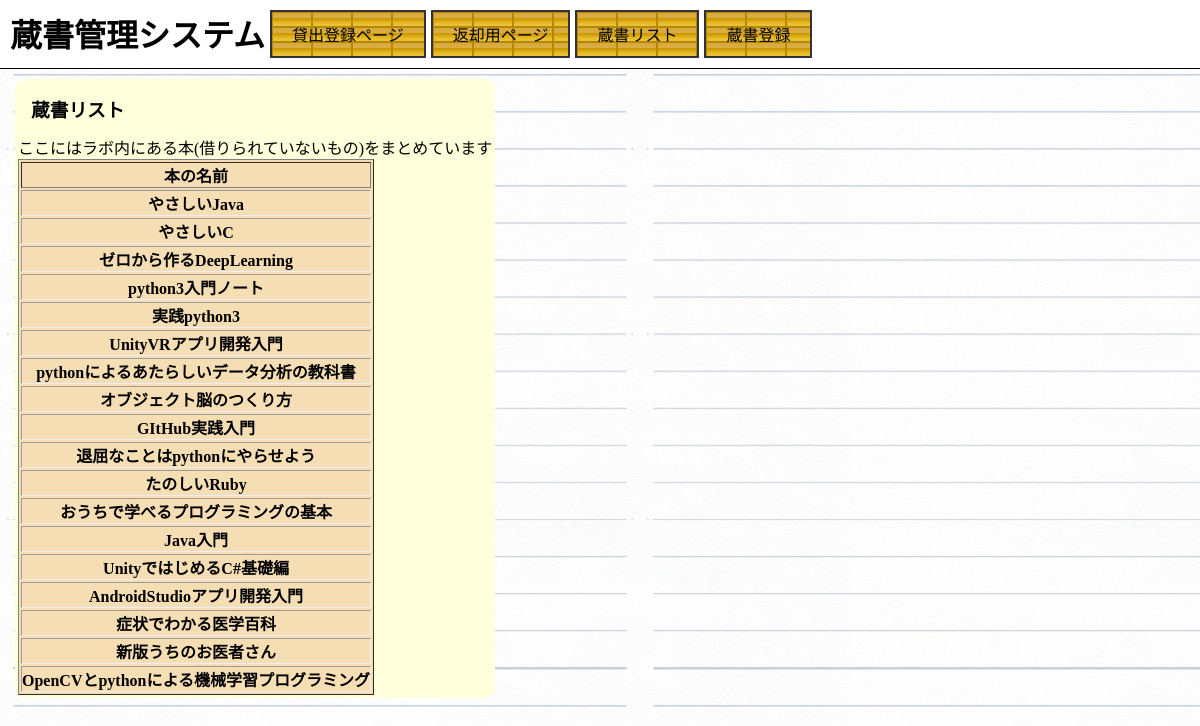
Screenshot of /registration/book_list with the database file from the repository.
### registration/models.py (models this page shows)
class Registration(models.Model):
    book = models.CharField(max_length=100)
    user = models.CharField(max_length=20)
    day = models.CharField(max_length=20, default='なし')
    status = models.CharField(max_length=10)
    mail = models.CharField(max_length=30)
    who_want = models.CharField(max_length=20)

### registration/views.py (the view)
def book_list(request):
    d = {'In_lab': Registration.objects.filter(status="ラボ内")}
    return render(request, 'regist/book_list.html', d)

### registration/templates/regist/book_list.html (shortened to what this page needs)
{% extends "base.html" %}
{% block content %}
<div>
    <div class="naraberu">
    <div class="tablese">
    <h3 class="name" style="width:123px;">蔵書リスト</h3>
        <p>ここにはラボ内にある本(借りられていないもの)をまとめています</p>
    <table border="1" class = "table">
        <thead>
        <tr>
            <th>本の名前</th>
        </tr>
        </thead>
        <thead>
        {% for books in In_lab %}
        <tr class="tables">
            <th>{{ books.book }}</th>
        </tr>
        {% endfor %}
        </thead>
    </table>
    </div></div>
</div>
{% endblock content %}

### registration/static/css/base.css (style rules this page uses)
* { margin: 0px; padding: 0px; }
body { margin: 0px; background-image: url(/static/pictures/like_note2.png); background: brightness(60%); }
.name { float: top !important; background-color: #ffffdc !important; margin:10px !important; background-image: none !important; height: auto; border-radius: 10px; padding: 3px }
.table { background-color: wheat !important; width: auto; float: top; }
.tables { border: 5px; }
.tablese { background-color: #ffffdc; margin:10px; border-radius: 10px; padding: 3px }
.naraberu { display: inline-block; }

### rows the page displays
Registration: book "やさしいJava"
Registration: book "やさしいC"
Registration: book "ゼロから作るDeepLearning"
Registration: book "python3入門ノート"
Registration: book "実践python3"
Registration: book "UnityVRアプリ開発入門"
Registration: book "pythonによるあたらしいデータ分析の教科書"
Registration: book "オブジェクト脳のつくり方"
Registration: book "GItHub実践入門"
Registration: book "退屈なことはpythonにやらせよう"
Registration: book "たのしいRuby"
Registration: book "おうちで学べるプログラミングの基本"
Registration: book "Java入門"
Registration: book "UnityではじめるC#基礎編"
Registration: book "AndroidStudioアプリ開発入門"
Registration: book "症状でわかる医学百科"
Registration: book "新版うちのお医者さん"
Registration: book "OpenCVとpythonによる機械学習プログラミング"
